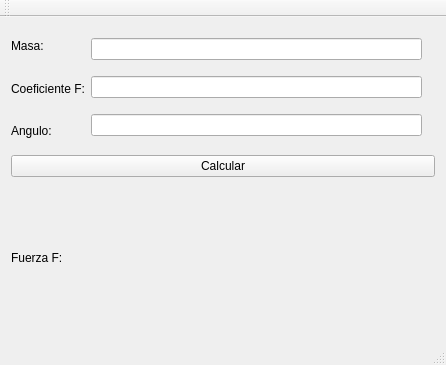
<?xml version="1.0" encoding="UTF-8"?>
<ui version="4.0">
 <class>MainWindow</class>
 <widget class="QMainWindow" name="MainWindow">
  <property name="geometry">
   <rect>
    <x>0</x>
    <y>0</y>
    <width>446</width>
    <height>365</height>
   </rect>
  </property>
  <property name="windowTitle">
   <string>MainWindow</string>
  </property>
  <widget class="QWidget" name="centralWidget">
   <layout class="QGridLayout" name="gridLayout">
    <item row="0" column="0">
     <layout class="QVBoxLayout" name="verticalLayout_4">
      <item>
       <layout class="QVBoxLayout" name="verticalLayout_3">
        <item>
         <layout class="QHBoxLayout" name="horizontalLayout_2">
          <item>
           <layout class="QHBoxLayout" name="horizontalLayout">
            <item>
             <layout class="QVBoxLayout" name="verticalLayout">
              <item>
               <widget class="QLabel" name="label_3">
                <property name="text">
                 <string>Masa:</string>
                </property>
               </widget>
              </item>
              <item>
               <widget class="QLabel" name="label_4">
                <property name="text">
                 <string>Coeficiente F:</string>
                </property>
               </widget>
              </item>
              <item>
               <widget class="QLabel" name="label_5">
                <property name="text">
                 <string>Angulo:</string>
                </property>
               </widget>
              </item>
             </layout>
            </item>
            <item>
             <layout class="QVBoxLayout" name="verticalLayout_2">
              <item>
               <widget class="QLineEdit" name="Masa"/>
              </item>
              <item>
               <widget class="QLineEdit" name="Coeficiente"/>
              </item>
              <item>
               <widget class="QLineEdit" name="Angulo"/>
              </item>
             </layout>
            </item>
           </layout>
          </item>
          <item>
           <widget class="QLabel" name="label">
            <property name="text">
             <string/>
            </property>
            <property name="pixmap">
             <pixmap>../Descargas/fis.png</pixmap>
            </property>
            <property name="scaledContents">
             <bool>true</bool>
            </property>
           </widget>
          </item>
         </layout>
        </item>
        <item>
         <widget class="QPushButton" name="Calcula">
          <property name="text">
           <string>Calcular</string>
          </property>
         </widget>
        </item>
       </layout>
      </item>
      <item>
       <layout class="QHBoxLayout" name="horizontalLayout_3">
        <item>
         <widget class="QLabel" name="label_2">
          <property name="text">
           <string>Fuerza F:</string>
          </property>
         </widget>
        </item>
        <item>
         <widget class="QLabel" name="obtResultado">
          <property name="text">
           <string/>
          </property>
         </widget>
        </item>
       </layout>
      </item>
     </layout>
    </item>
   </layout>
  </widget>
  <widget class="QMenuBar" name="menuBar">
   <property name="geometry">
    <rect>
     <x>0</x>
     <y>0</y>
     <width>446</width>
     <height>22</height>
    </rect>
   </property>
  </widget>
  <widget class="QToolBar" name="mainToolBar">
   <attribute name="toolBarArea">
    <enum>TopToolBarArea</enum>
   </attribute>
   <attribute name="toolBarBreak">
    <bool>false</bool>
   </attribute>
  </widget>
  <widget class="QStatusBar" name="statusBar"/>
 </widget>
 <layoutdefault spacing="6" margin="11"/>
 <resources/>
 <connections/>
</ui>
